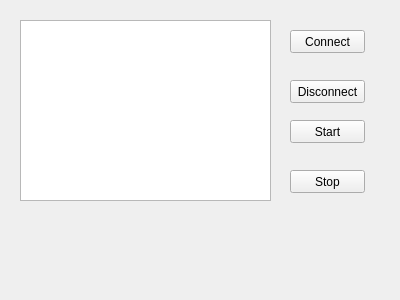
<?xml version="1.0" encoding="UTF-8"?>
<ui version="4.0">
 <class>dd::forms::frm_main_window</class>
 <widget class="QWidget" name="dd::forms::frm_main_window">
  <property name="geometry">
   <rect>
    <x>0</x>
    <y>0</y>
    <width>400</width>
    <height>300</height>
   </rect>
  </property>
  <property name="windowTitle">
   <string>Can Shark</string>
  </property>
  <widget class="QPushButton" name="connectButton">
   <property name="geometry">
    <rect>
     <x>290</x>
     <y>30</y>
     <width>75</width>
     <height>23</height>
    </rect>
   </property>
   <property name="text">
    <string>Connect</string>
   </property>
  </widget>
  <widget class="QPushButton" name="disconnectButton">
   <property name="geometry">
    <rect>
     <x>290</x>
     <y>80</y>
     <width>75</width>
     <height>23</height>
    </rect>
   </property>
   <property name="text">
    <string>Disconnect</string>
   </property>
  </widget>
  <widget class="QPlainTextEdit" name="outputText">
   <property name="geometry">
    <rect>
     <x>20</x>
     <y>20</y>
     <width>251</width>
     <height>181</height>
    </rect>
   </property>
  </widget>
  <widget class="QPushButton" name="startButton">
   <property name="geometry">
    <rect>
     <x>290</x>
     <y>120</y>
     <width>75</width>
     <height>23</height>
    </rect>
   </property>
   <property name="text">
    <string>Start</string>
   </property>
  </widget>
  <widget class="QPushButton" name="stopButton">
   <property name="geometry">
    <rect>
     <x>290</x>
     <y>170</y>
     <width>75</width>
     <height>23</height>
    </rect>
   </property>
   <property name="text">
    <string>Stop</string>
   </property>
  </widget>
 </widget>
 <resources/>
 <connections/>
</ui>
